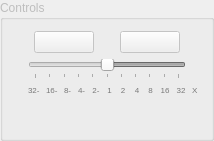
      <widget class="QGroupBox" name="gbControle">
       <property name="enabled">
        <bool>false</bool>
       </property>
       <property name="geometry">
        <rect>
         <x>250</x>
         <y>450</y>
         <width>214</width>
         <height>141</height>
        </rect>
       </property>
       <property name="maximumSize">
        <size>
         <width>214</width>
         <height>16777215</height>
        </size>
       </property>
       <property name="font">
        <font>
         <weight>50</weight>
         <bold>false</bold>
        </font>
       </property>
       <property name="title">
        <string>Controls</string>
       </property>
       <layout class="QVBoxLayout" name="verticalLayout_4">
        <item>
         <layout class="QHBoxLayout" name="horizontalLayout_7">
          <item>
           <widget class="QPushButton" name="btStop">
            <property name="minimumSize">
             <size>
              <width>60</width>
              <height>0</height>
             </size>
            </property>
            <property name="maximumSize">
             <size>
              <width>60</width>
              <height>16777215</height>
             </size>
            </property>
            <property name="font">
             <font>
              <weight>50</weight>
              <bold>false</bold>
             </font>
            </property>
            <property name="text">
             <string/>
            </property>
            <property name="icon">
             <iconset resource="resourcefile.qrc">
              <normaloff>:/icons/playback_pause.ico</normaloff>:/icons/playback_pause.ico</iconset>
            </property>
           </widget>
          </item>
          <item>
           <widget class="QPushButton" name="btPlay">
            <property name="minimumSize">
             <size>
              <width>60</width>
              <height>0</height>
             </size>
            </property>
            <property name="maximumSize">
             <size>
              <width>60</width>
              <height>16777215</height>
             </size>
            </property>
            <property name="font">
             <font>
              <weight>50</weight>
              <bold>false</bold>
             </font>
            </property>
            <property name="text">
             <string/>
            </property>
            <property name="icon">
             <iconset resource="resourcefile.qrc">
              <normaloff>:/icons/playback_play.ico</normaloff>:/icons/playback_play.ico</iconset>
            </property>
           </widget>
          </item>
         </layout>
        </item>
        <item>
         <layout class="QGridLayout" name="gridLayout_3">
          <item row="1" column="8">
           <widget class="QLabel" name="label_46">
            <property name="palette">
             <palette>
              <active>
               <colorrole role="WindowText">
                <brush brushstyle="SolidPattern">
                 <color alpha="255">
                  <red>130</red>
                  <green>130</green>
                  <blue>130</blue>
                 </color>
                </brush>
               </colorrole>
              </active>
              <inactive>
               <colorrole role="WindowText">
                <brush brushstyle="SolidPattern">
                 <color alpha="255">
                  <red>130</red>
                  <green>130</green>
                  <blue>130</blue>
                 </color>
                </brush>
               </colorrole>
              </inactive>
              <disabled>
               <colorrole role="WindowText">
                <brush brushstyle="SolidPattern">
                 <color alpha="255">
                  <red>120</red>
                  <green>120</green>
                  <blue>120</blue>
                 </color>
                </brush>
               </colorrole>
              </disabled>
             </palette>
            </property>
            <property name="font">
             <font>
              <pointsize>6</pointsize>
              <weight>50</weight>
              <bold>false</bold>
             </font>
            </property>
            <property name="text">
             <string>4</string>
            </property>
            <property name="alignment">
             <set>Qt::AlignHCenter|Qt::AlignTop</set>
            </property>
           </widget>
          </item>
          <item row="1" column="10">
           <widget class="QLabel" name="label_47">
            <property name="palette">
             <palette>
              <active>
               <colorrole role="WindowText">
                <brush brushstyle="SolidPattern">
                 <color alpha="255">
                  <red>130</red>
                  <green>130</green>
                  <blue>130</blue>
                 </color>
                </brush>
               </colorrole>
              </active>
              <inactive>
               <colorrole role="WindowText">
                <brush brushstyle="SolidPattern">
                 <color alpha="255">
                  <red>130</red>
                  <green>130</green>
                  <blue>130</blue>
                 </color>
                </brush>
               </colorrole>
              </inactive>
              <disabled>
               <colorrole role="WindowText">
                <brush brushstyle="SolidPattern">
                 <color alpha="255">
                  <red>120</red>
                  <green>120</green>
                  <blue>120</blue>
                 </color>
                </brush>
               </colorrole>
              </disabled>
             </palette>
            </property>
            <property name="font">
             <font>
              <pointsize>6</pointsize>
              <weight>50</weight>
              <bold>false</bold>
             </font>
            </property>
            <property name="text">
             <string>16</string>
            </property>
            <property name="alignment">
             <set>Qt::AlignHCenter|Qt::AlignTop</set>
            </property>
           </widget>
          </item>
          <item row="1" column="5">
           <widget class="QLabel" name="label_48">
            <property name="palette">
             <palette>
              <active>
               <colorrole role="WindowText">
                <brush brushstyle="SolidPattern">
                 <color alpha="255">
                  <red>130</red>
                  <green>130</green>
                  <blue>130</blue>
                 </color>
                </brush>
               </colorrole>
              </active>
              <inactive>
               <colorrole role="WindowText">
                <brush brushstyle="SolidPattern">
                 <color alpha="255">
                  <red>130</red>
                  <green>130</green>
                  <blue>130</blue>
                 </color>
                </brush>
               </colorrole>
              </inactive>
              <disabled>
               <colorrole role="WindowText">
                <brush brushstyle="SolidPattern">
                 <color alpha="255">
                  <red>120</red>
                  <green>120</green>
                  <blue>120</blue>
                 </color>
                </brush>
               </colorrole>
              </disabled>
             </palette>
            </property>
            <property name="font">
             <font>
              <pointsize>6</pointsize>
              <weight>50</weight>
              <bold>false</bold>
             </font>
            </property>
            <property name="text">
             <string>2-</string>
            </property>
            <property name="alignment">
             <set>Qt::AlignHCenter|Qt::AlignTop</set>
            </property>
           </widget>
          </item>
          <item row="1" column="3">
           <widget class="QLabel" name="label_49">
            <property name="palette">
             <palette>
              <active>
               <colorrole role="WindowText">
                <brush brushstyle="SolidPattern">
                 <color alpha="255">
                  <red>130</red>
                  <green>130</green>
                  <blue>130</blue>
                 </color>
                </brush>
               </colorrole>
              </active>
              <inactive>
               <colorrole role="WindowText">
                <brush brushstyle="SolidPattern">
                 <color alpha="255">
                  <red>130</red>
                  <green>130</green>
                  <blue>130</blue>
                 </color>
                </brush>
               </colorrole>
              </inactive>
              <disabled>
               <colorrole role="WindowText">
                <brush brushstyle="SolidPattern">
                 <color alpha="255">
                  <red>120</red>
                  <green>120</green>
                  <blue>120</blue>
                 </color>
                </brush>
               </colorrole>
              </disabled>
             </palette>
            </property>
            <property name="font">
             <font>
              <pointsize>6</pointsize>
              <weight>50</weight>
              <bold>false</bold>
             </font>
            </property>
            <property name="text">
             <string>8-</string>
            </property>
            <property name="alignment">
             <set>Qt::AlignLeading|Qt::AlignLeft|Qt::AlignTop</set>
            </property>
           </widget>
          </item>
          <item row="1" column="2">
           <widget class="QLabel" name="label_50">
            <property name="palette">
             <palette>
              <active>
               <colorrole role="WindowText">
                <brush brushstyle="SolidPattern">
                 <color alpha="255">
                  <red>130</red>
                  <green>130</green>
                  <blue>130</blue>
                 </color>
                </brush>
               </colorrole>
              </active>
              <inactive>
               <colorrole role="WindowText">
                <brush brushstyle="SolidPattern">
                 <color alpha="255">
                  <red>130</red>
                  <green>130</green>
                  <blue>130</blue>
                 </color>
                </brush>
               </colorrole>
              </inactive>
              <disabled>
               <colorrole role="WindowText">
                <brush brushstyle="SolidPattern">
                 <color alpha="255">
                  <red>120</red>
                  <green>120</green>
                  <blue>120</blue>
                 </color>
                </brush>
               </colorrole>
              </disabled>
             </palette>
            </property>
            <property name="font">
             <font>
              <pointsize>6</pointsize>
              <weight>50</weight>
              <bold>false</bold>
             </font>
            </property>
            <property name="text">
             <string>16-</string>
            </property>
            <property name="alignment">
             <set>Qt::AlignLeading|Qt::AlignLeft|Qt::AlignTop</set>
            </property>
           </widget>
          </item>
          <item row="1" column="7">
           <widget class="QLabel" name="label_51">
            <property name="palette">
             <palette>
              <active>
               <colorrole role="WindowText">
                <brush brushstyle="SolidPattern">
                 <color alpha="255">
                  <red>130</red>
                  <green>130</green>
                  <blue>130</blue>
                 </color>
                </brush>
               </colorrole>
              </active>
              <inactive>
               <colorrole role="WindowText">
                <brush brushstyle="SolidPattern">
                 <color alpha="255">
                  <red>130</red>
                  <green>130</green>
                  <blue>130</blue>
                 </color>
                </brush>
               </colorrole>
              </inactive>
              <disabled>
               <colorrole role="WindowText">
                <brush brushstyle="SolidPattern">
                 <color alpha="255">
                  <red>120</red>
                  <green>120</green>
                  <blue>120</blue>
                 </color>
                </brush>
               </colorrole>
              </disabled>
             </palette>
            </property>
            <property name="font">
             <font>
              <pointsize>6</pointsize>
              <weight>50</weight>
              <bold>false</bold>
             </font>
            </property>
            <property name="text">
             <string>2</string>
            </property>
            <property name="alignment">
             <set>Qt::AlignHCenter|Qt::AlignTop</set>
            </property>
           </widget>
          </item>
          <item row="1" column="9">
           <widget class="QLabel" name="label_52">
            <property name="palette">
             <palette>
              <active>
               <colorrole role="WindowText">
                <brush brushstyle="SolidPattern">
                 <color alpha="255">
                  <red>130</red>
                  <green>130</green>
                  <blue>130</blue>
                 </color>
                </brush>
               </colorrole>
              </active>
              <inactive>
               <colorrole role="WindowText">
                <brush brushstyle="SolidPattern">
                 <color alpha="255">
                  <red>130</red>
                  <green>130</green>
                  <blue>130</blue>
                 </color>
                </brush>
               </colorrole>
              </inactive>
              <disabled>
               <colorrole role="WindowText">
                <brush brushstyle="SolidPattern">
                 <color alpha="255">
                  <red>120</red>
                  <green>120</green>
                  <blue>120</blue>
                 </color>
                </brush>
               </colorrole>
              </disabled>
             </palette>
            </property>
            <property name="font">
             <font>
              <pointsize>6</pointsize>
              <weight>50</weight>
              <bold>false</bold>
             </font>
            </property>
            <property name="text">
             <string>8</string>
            </property>
            <property name="alignment">
             <set>Qt::AlignHCenter|Qt::AlignTop</set>
            </property>
           </widget>
          </item>
          <item row="1" column="6">
           <widget class="QLabel" name="label_53">
            <property name="palette">
             <palette>
              <active>
               <colorrole role="WindowText">
                <brush brushstyle="SolidPattern">
                 <color alpha="255">
                  <red>130</red>
                  <green>130</green>
                  <blue>130</blue>
                 </color>
                </brush>
               </colorrole>
              </active>
              <inactive>
               <colorrole role="WindowText">
                <brush brushstyle="SolidPattern">
                 <color alpha="255">
                  <red>130</red>
                  <green>130</green>
                  <blue>130</blue>
                 </color>
                </brush>
               </colorrole>
              </inactive>
              <disabled>
               <colorrole role="WindowText">
                <brush brushstyle="SolidPattern">
                 <color alpha="255">
                  <red>120</red>
                  <green>120</green>
                  <blue>120</blue>
                 </color>
                </brush>
               </colorrole>
              </disabled>
             </palette>
            </property>
            <property name="font">
             <font>
              <pointsize>6</pointsize>
              <weight>50</weight>
              <bold>false</bold>
             </font>
            </property>
            <property name="text">
             <string>1</string>
            </property>
            <property name="alignment">
             <set>Qt::AlignHCenter|Qt::AlignTop</set>
            </property>
           </widget>
          </item>
          <item row="1" column="12">
           <widget class="QLabel" name="label_54">
            <property name="palette">
             <palette>
              <active>
               <colorrole role="WindowText">
                <brush brushstyle="SolidPattern">
                 <color alpha="255">
                  <red>130</red>
                  <green>130</green>
                  <blue>130</blue>
                 </color>
                </brush>
               </colorrole>
              </active>
              <inactive>
               <colorrole role="WindowText">
                <brush brushstyle="SolidPattern">
                 <color alpha="255">
                  <red>130</red>
                  <green>130</green>
                  <blue>130</blue>
                 </color>
                </brush>
               </colorrole>
              </inactive>
              <disabled>
               <colorrole role="WindowText">
                <brush brushstyle="SolidPattern">
                 <color alpha="255">
                  <red>120</red>
                  <green>120</green>
                  <blue>120</blue>
                 </color>
                </brush>
               </colorrole>
              </disabled>
             </palette>
            </property>
            <property name="font">
             <font>
              <pointsize>6</pointsize>
              <weight>50</weight>
              <bold>false</bold>
             </font>
            </property>
            <property name="text">
             <string>X</string>
            </property>
            <property name="alignment">
             <set>Qt::AlignLeading|Qt::AlignLeft|Qt::AlignTop</set>
            </property>
           </widget>
          </item>
          <item row="1" column="4">
           <widget class="QLabel" name="label_55">
            <property name="palette">
             <palette>
              <active>
               <colorrole role="WindowText">
                <brush brushstyle="SolidPattern">
                 <color alpha="255">
                  <red>130</red>
                  <green>130</green>
                  <blue>130</blue>
                 </color>
                </brush>
               </colorrole>
              </active>
              <inactive>
               <colorrole role="WindowText">
                <brush brushstyle="SolidPattern">
                 <color alpha="255">
                  <red>130</red>
                  <green>130</green>
                  <blue>130</blue>
                 </color>
                </brush>
               </colorrole>
              </inactive>
              <disabled>
               <colorrole role="WindowText">
                <brush brushstyle="SolidPattern">
                 <color alpha="255">
                  <red>120</red>
                  <green>120</green>
                  <blue>120</blue>
                 </color>
                </brush>
               </colorrole>
              </disabled>
             </palette>
            </property>
            <property name="font">
             <font>
              <pointsize>6</pointsize>
              <weight>50</weight>
              <bold>false</bold>
             </font>
            </property>
            <property name="text">
             <string>4-</string>
            </property>
            <property name="alignment">
             <set>Qt::AlignLeading|Qt::AlignLeft|Qt::AlignTop</set>
            </property>
           </widget>
          </item>
          <item row="1" column="11">
           <widget class="QLabel" name="label_56">
            <property name="palette">
             <palette>
              <active>
               <colorrole role="WindowText">
                <brush brushstyle="SolidPattern">
                 <color alpha="255">
                  <red>130</red>
                  <green>130</green>
                  <blue>130</blue>
                 </color>
                </brush>
               </colorrole>
              </active>
              <inactive>
               <colorrole role="WindowText">
                <brush brushstyle="SolidPattern">
                 <color alpha="255">
                  <red>130</red>
                  <green>130</green>
                  <blue>130</blue>
                 </color>
                </brush>
               </colorrole>
              </inactive>
              <disabled>
               <colorrole role="WindowText">
                <brush brushstyle="SolidPattern">
                 <color alpha="255">
                  <red>120</red>
                  <green>120</green>
                  <blue>120</blue>
                 </color>
                </brush>
               </colorrole>
              </disabled>
             </palette>
            </property>
            <property name="font">
             <font>
              <pointsize>6</pointsize>
             </font>
            </property>
            <property name="text">
             <string>32</string>
            </property>
            <property name="alignment">
             <set>Qt::AlignHCenter|Qt::AlignTop</set>
            </property>
           </widget>
          </item>
          <item row="1" column="1">
           <widget class="QLabel" name="label_57">
            <property name="palette">
             <palette>
              <active>
               <colorrole role="WindowText">
                <brush brushstyle="SolidPattern">
                 <color alpha="255">
                  <red>130</red>
                  <green>130</green>
                  <blue>130</blue>
                 </color>
                </brush>
               </colorrole>
              </active>
              <inactive>
               <colorrole role="WindowText">
                <brush brushstyle="SolidPattern">
                 <color alpha="255">
                  <red>130</red>
                  <green>130</green>
                  <blue>130</blue>
                 </color>
                </brush>
               </colorrole>
              </inactive>
              <disabled>
               <colorrole role="WindowText">
                <brush brushstyle="SolidPattern">
                 <color alpha="255">
                  <red>120</red>
                  <green>120</green>
                  <blue>120</blue>
                 </color>
                </brush>
               </colorrole>
              </disabled>
             </palette>
            </property>
            <property name="font">
             <font>
              <pointsize>6</pointsize>
              <weight>50</weight>
              <bold>false</bold>
             </font>
            </property>
            <property name="text">
             <string>32-</string>
            </property>
            <property name="alignment">
             <set>Qt::AlignLeading|Qt::AlignLeft|Qt::AlignTop</set>
            </property>
           </widget>
          </item>
          <item row="1" column="0">
           <widget class="QLabel" name="label_58">
            <property name="text">
             <string/>
            </property>
           </widget>
          </item>
          <item row="0" column="1" colspan="11">
           <widget class="QSlider" name="SliderVelocidade">
            <property name="font">
             <font>
              <weight>75</weight>
              <bold>true</bold>
             </font>
            </property>
            <property name="minimum">
             <number>-5</number>
            </property>
            <property name="maximum">
             <number>5</number>
            </property>
            <property name="pageStep">
             <number>1</number>
            </property>
            <property name="sliderPosition">
             <number>0</number>
            </property>
            <property name="orientation">
             <enum>Qt::Horizontal</enum>
            </property>
            <property name="invertedAppearance">
             <bool>true</bool>
            </property>
            <property name="tickPosition">
             <enum>QSlider::TicksBelow</enum>
            </property>
           </widget>
          </item>
         </layout>
        </item>
       </layout>
      </widget>
